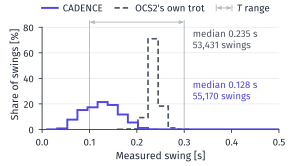

This chart was generated by the following Python code:
"""Swing-duration figure (fig:swing): measured swing durations, GaitNet vs OCS2's own trot.

Plain, comparative counterpart of the swing-duration histogram of the
predecessor thesis (images/data/swing_duration_histogram.png).

DATA CAVEAT (same as fig_gait.py, 2026-11-12). ../timming.md comes from a
SEPARATE, EARLIER evaluation run on the OCS2 benchmark worlds: one GaitNet
checkpoint of one training seed with the OCS2 IFM, and one run of OCS2's own
trot. It is NOT the set of runs behind the current Table 1 and fig_bench.py. Its
successful trials (GaitNet 549, trot 504) are asserted by gait_stats.sanity().
Captions and prose must call this a separate evaluation run.
PROVENANCE FLAG (review, 2026-11-12): 549/600 = 91.5 % and 504/600 = 84.0 %,
and the per-cell counts reproduce every superseded Table 1 entry ("was 91.5",
"was 84.0", 96.3/86.7/86.5, 88.7/79.3/71.5 in constants.tex). So this file is
most likely the superseded single-seed Table 1 run. Table 1 now reports
67.8 % for the same deterministic trot; that gap is unexplained. Do NOT print
the per-arm trial counts (above all the trot's 504, used nowhere in the
paper) in the caption until the author has explained it.

What is plotted (definitions from gait_stats.py; read its header):
  * swing_s of the COUNTED swings only, successful trials only. counted ==
    True exactly when field_entry_s <= touchdown_s <= 20 s, and field_entry_s
    is when the REAR feet reach the void field. So: swings that END after
    the rear feet reach the field, within the 20 s trial (front-foot swings
    that land on the field earlier are not counted).
  * swing_s is a MEASURED swing (foot-height detector on simulator ground
    truth), not the commanded swing time T. The trot measures 0.235 s
    (\\corlGaitTrotSwingMeasured) against its scheduled 0.3 s, so measured
    swings are shorter than commanded ones and the T range marker (commanded
    limits \\corlSwingDurationMin, \\corlSwingDurationMax) is a reference, not
    a bound on the measured values. Only the GaitNet-vs-trot comparison
    carries meaning.
  * Step-style line histograms, each bin in % of ALL of the arm's counted
    swings; swings beyond X_MAX are in the denominator but off the axis
    (printed below for the caption).

BINS (aliasing). Lift-off and touchdown times are samples of a logger with
about 21 ms spacing (gait_stats.py header: median 21 ms, 20-34 ms, varying
within a trial), so measured swings cluster at whole multiples of the sample
spacing (GaitNet: 42, 63, 85, 106, 127, 149 ... ms; trot: 213, 235, 256 ms).
10 ms bins would alias against that grid (alternate bins empty or holding a
whole cluster). Here the spacing DELTA is fitted to the data (the spacing that
minimises the median distance of all counted swings to their nearest
multiple), and the bin edges sit half-way between multiples, (k + 1/2) DELTA,
so each bin holds exactly one cluster: one bin per number of log samples. The
grid is approximate (the spacing varies within a trial), so the script asserts
that only a small share of swings lies within 3 ms of a bin edge.

Independent check: medians and counts are recomputed from a bare
pd.read_csv of the data file (no gait_stats code) and asserted equal.

Design rules (user, 2026-11-03): no error bars, whiskers, bands or heatmaps;
plain lines with the values printed; at most about four short labels.
Style (rcParams, colours, line styles, layout check) copied from fig_gait.py.

LEGEND (author, 2026-11-13: "add legend all the figure"). One row in the top
margin, above the axes, in the paper's common legend style: solid indigo line
= GaitNet, dashed grey line = OCS2's own trot, light dimension mark = T range
(the commanded limits). The direct labels that said the same were removed:
the arm names above the two value labels and the "T range" text above the
arrow. The two value labels (median, number of counted swings) stay, in the
arm's colour. Legend text is 7.1 pt on the 74 mm canvas, i.e. 7.0 pt when
printed at 0.48\\textwidth (72.96 mm).
"T range" is the legend's only mathtext label (italic T). matplotlib's PDF
backend draws mathtext a fraction of a point above the text baseline (0.78 pt
here), so in the PDF the entry sat above the other two; the rise is read from
the mathtext parser and undone for the PDF only (see "PDF baseline" below).

Size: 74 mm x 42 mm, half of the PMLR \\textwidth (152 mm).

usage: python fig_swing.py   (writes fig_swing.pdf and fig_swing.png here)
"""
import re
import subprocess
from pathlib import Path

import matplotlib
matplotlib.use("Agg")
import matplotlib.pyplot as plt
import cadence_names  # noqa: F401  (paper name: CADENCE)
import numpy as np
import pandas as pd
from matplotlib import font_manager
from matplotlib.legend_handler import HandlerBase
from matplotlib.lines import Line2D
from matplotlib.patches import FancyArrowPatch
from matplotlib.text import Text
from matplotlib.textpath import text_to_path
from matplotlib.transforms import Bbox, ScaledTranslation

import gait_stats as gs

HERE = Path(__file__).resolve().parent

# ---------------------------------------------------------------- data
df = gs.load()
chk = gs.sanity(df)                      # also asserts 549 / 504 successful trials
_tex = (HERE.parent / "constants.tex").read_text()
_macros = dict(re.findall(r"\\newcommand\{\\(corl\w+)\}\{([^}]*)\}", _tex))
T_MIN = float(_macros["corlSwingDurationMin"])          # commanded limits [s]
T_MAX = float(_macros["corlSwingDurationMax"])
assert (T_MIN, T_MAX) == (0.1, 0.3), (T_MIN, T_MAX)
assert chk["trials"] == {"c0": int(_macros["corlGaitTrialsGaitNet"]),
                         "trot": int(_macros["corlGaitTrialsTrot"])}, chk["trials"]

SWING = {a: df[(df.arm == a) & df.counted].swing_s.to_numpy() for a in gs.ARMS}
MEDIAN = {a: float(np.median(SWING[a])) for a in gs.ARMS}
COUNT = {a: len(SWING[a]) for a in gs.ARMS}

# Independent computation: bare pandas on the raw file, counted parsed from text.
_raw = pd.read_csv(gs.DATA, dtype={"counted": str})
assert set(_raw.counted.unique()) <= {"True", "False"}, _raw.counted.unique()
_ind = _raw[_raw.counted == "True"].groupby("arm").swing_s.agg(["median", "size"])
for a in gs.ARMS:
    assert abs(_ind.loc[a, "median"] - MEDIAN[a]) < 1e-12, (a, _ind.loc[a], MEDIAN[a])
    assert int(_ind.loc[a, "size"]) == COUNT[a] == chk["field_swings"][a], (a, _ind.loc[a], COUNT[a])
# The trot's printed median must be the paper's macro.
assert f"{MEDIAN['trot']:.3f}" == _macros["corlGaitTrotSwingMeasured"], MEDIAN["trot"]

# ---------------------------------------------------------------- bins on the log's sample grid
ALL_MS = np.concatenate([SWING[a] for a in gs.ARMS]) * 1e3


def grid_residual_ms(delta_ms: float) -> float:
    """Median distance [ms] of the swings to the nearest multiple of delta_ms."""
    r = ALL_MS / delta_ms
    return float(np.median(np.abs(r - np.round(r))) * delta_ms)


_cands = np.round(np.arange(19.5, 23.0, 0.01), 2)
DELTA_FIT = min(_cands, key=lambda d: (grid_residual_ms(d), d))
DELTA_MS = round(DELTA_FIT, 1)          # one decimal is enough: 0.05 ms x 25 samples < 1.3 ms
assert 21.0 <= DELTA_MS <= 21.6, DELTA_FIT
X_MAX = 0.5                              # [s] axis end; right of T_MAX holds the labels
EDGES_MS = (np.arange(0, int(X_MAX * 1e3 / DELTA_MS) + 2) + 0.5) * DELTA_MS
assert ALL_MS.min() >= EDGES_MS[0], ALL_MS.min()          # no swing below the first edge
_near = np.min(np.abs(ALL_MS[:, None] - EDGES_MS[None, :]), axis=1) < 3.0
NEAR_EDGE = float(_near.mean())
assert NEAR_EDGE < 0.03, NEAR_EDGE      # 2026-11-12: 1.6 % of swings within 3 ms of an edge

HIST, OFF_AXIS = {}, {}
for a in gs.ARMS:
    ms = SWING[a] * 1e3
    counts, _ = np.histogram(ms, EDGES_MS)
    HIST[a] = 100 * counts / COUNT[a]                   # % of ALL counted swings
    OFF_AXIS[a] = int((ms >= X_MAX * 1e3).sum())
    # Every swing is either in a drawn bin or off the axis (beyond X_MAX).
    assert counts.sum() + int((ms >= EDGES_MS[-1]).sum()) == COUNT[a]

# ---------------------------------------------------------------- style (fig_gait.py)
for f in ("/usr/share/fonts/opentype/fira/FiraSans-Regular.otf",
          "/usr/share/fonts/opentype/fira/FiraSans-SemiBold.otf",
          "/usr/share/fonts/opentype/fira/FiraSans-Italic.otf"):
    font_manager.fontManager.addfont(f)
plt.rcParams.update({
    "font.family": "Fira Sans", "font.size": 7.5,
    "axes.labelsize": 7.5, "xtick.labelsize": 7, "ytick.labelsize": 7,
    "legend.fontsize": 7, "axes.linewidth": 0.6,
    "xtick.major.width": 0.6, "ytick.major.width": 0.6,
    "xtick.major.size": 2.5, "ytick.major.size": 2.5,
    "axes.edgecolor": "#1F2937", "axes.labelcolor": "#1F2937",
    "xtick.color": "#1F2937", "ytick.color": "#1F2937",
    "pdf.fonttype": 42,
    # Only addition to fig_gait.py's rcParams: an italic Fira T for the
    # paper's symbol T (swing time) in the "T range" label.
    "mathtext.fontset": "custom", "mathtext.it": "Fira Sans:italic",
    "mathtext.rm": "Fira Sans", "mathtext.cal": "Fira Sans",
})
INK, GRID = "#1F2937", "#E5E7EB"
INDIGO, GRAY = "#4F46E5", "#4B5563"
MARK = "#B6BCC6"                         # light T-range marker (its name is in the legend)
VALUE_PT = 7.0
HALO = dict(boxstyle="square,pad=0.1", facecolor="white", edgecolor="none")
ARM_COLOR = {"c0": INDIGO, "trot": GRAY}
# Lines as in fig_gait.py (b) and fig_sweep.py: GaitNet solid, the trot dashed and thinner.
LINE_STYLE = {"c0": dict(color=INDIGO, lw=1.4),
              "trot": dict(color=GRAY, lw=1.2, ls=(0, (3.2, 1.8)))}
XTICK_PAD = 3.5                          # pt, as in fig_gait.py
# Common legend style of the paper's figures (2026-11-13): Fira Sans, ink, no
# frame, short handles. 7.1 pt here prints as 7.0 pt: the 74 mm canvas is
# included at 0.48\textwidth = 72.96 mm.
LEGEND_PT = 7.1
LEGEND_KW = dict(frameon=False, fontsize=LEGEND_PT, labelcolor=INK, handlelength=1.6,
                 handletextpad=0.5, columnspacing=1.2, labelspacing=0.3,
                 borderpad=0.0, borderaxespad=0.0)
LEGEND_GAP_MM = 1.4                      # legend bottom above the axes top
# The T-range dimension mark (two verticals and a double-headed arrow), used
# for the drawn mark and for its legend handle.
T_ARROW = "<|-|>,head_length=0.35,head_width=0.13"
T_ARROW_SCALE = 7.5                      # pt; annotate()'s default (font.size)

# ---------------------------------------------------------------- layout [mm]
MM = 1 / 25.4
FIG_W, FIG_H = 74.0, 42.0                # half \textwidth
TOP, BOTTOM, LEFT, RIGHT = 5.0, 9.0, 10.5, 3.0
fig = plt.figure(figsize=(FIG_W * MM, FIG_H * MM))
ax = fig.add_axes([LEFT / FIG_W, BOTTOM / FIG_H,
                   (FIG_W - LEFT - RIGHT) / FIG_W, (FIG_H - TOP - BOTTOM) / FIG_H])

# ---------------------------------------------------------------- histograms
# The trot's peak bin (71 %) needs the y ticks and spine to run to 80 (with
# fig_gait.py (b)'s 0-60 it read as clipped); the T-range dimension arrow sits
# above the 80 grid line.
Y_TOP_TICK = 80
Y_MAX = 86.0
for a in ("trot", "c0"):                 # GaitNet on top
    share = HIST[a]
    nz = np.flatnonzero(share)
    i0, i1 = nz[0], nz[-1] + 1           # draw only the bins that hold swings
    ax.stairs(share[i0:i1], EDGES_MS[i0:i1 + 1] / 1e3, baseline=0, fill=False,
              zorder=3 if a == "c0" else 2, **LINE_STYLE[a])

# Commanded swing-time range [T_MIN, T_MAX]: two light verticals and a
# double-headed dimension arrow between them above the data and the 80 grid
# line (it must clear the trot's 71 % bin). A plain top bar instead of the
# arrow read as a box.
Y_BRACKET = 84.0
assert max(HIST["trot"].max(), HIST["c0"].max()) < Y_TOP_TICK - 5, "peak too close to the arrow"
for x in (T_MIN, T_MAX):
    ax.plot([x, x], [0, Y_BRACKET + 1.5], color=MARK, lw=0.7, zorder=1, solid_capstyle="butt")
ax.annotate("", xy=(T_MIN, Y_BRACKET), xytext=(T_MAX, Y_BRACKET), annotation_clip=False,
            arrowprops=dict(arrowstyle=T_ARROW, mutation_scale=T_ARROW_SCALE, color=MARK,
                            lw=0.7, shrinkA=0, shrinkB=0))
# The mark is named in the legend ("T range"), not on the plot.

ax.set_xlim(0, X_MAX)
ax.set_xticks(np.arange(0, X_MAX + 1e-9, 0.1))
ax.set_ylim(0, Y_MAX)
ax.set_yticks(range(0, Y_TOP_TICK + 1, 20))
ax.spines["left"].set_bounds(0, Y_TOP_TICK)
ax.spines[["top", "right"]].set_visible(False)
for g in range(20, Y_TOP_TICK + 1, 20):
    ax.axhline(g, color=GRID, lw=0.5, zorder=0)
ax.set_xlabel("Measured swing [s]", labelpad=2)
ax.set_ylabel("Share of swings [%]", labelpad=2)
ax.tick_params(axis="x", pad=XTICK_PAD)

# One value label per arm, in the arm's colour, right of the T_MAX line
# (x [s], top [%]). The legend names the arms, so the labels carry values only.
LABEL = {"trot": (0.318, 78.5), "c0": (0.318, 38.5)}   # ~17 % tall: between two grid lines
for a in ("trot", "c0"):
    ax.text(*LABEL[a], f"median {MEDIAN[a]:.3f} s\n{COUNT[a]:,} swings",
            ha="left", va="top", fontsize=VALUE_PT, color=ARM_COLOR[a],
            linespacing=1.15, zorder=4, bbox=HALO)
assert len([t for t in ax.texts if t.get_text().strip()]) == 2   # two value labels, no names


# ---------------------------------------------------------------- legend
class TRange:
    """Legend proxy of the T-range dimension mark."""


class HandlerTRange(HandlerBase):
    """Draws the mark small: two light verticals and the double-headed arrow."""

    def create_artists(self, legend, orig_handle, xdescent, ydescent, width, height, fontsize,
                       trans):
        x0, x1 = -xdescent, width - xdescent
        y0, y1 = -ydescent, height - ydescent
        arts = [Line2D([x, x], [y0, y1], color=MARK, lw=0.7, solid_capstyle="butt")
                for x in (x0, x1)]
        arts.append(FancyArrowPatch((x0, (y0 + y1) / 2), (x1, (y0 + y1) / 2), arrowstyle=T_ARROW,
                                    mutation_scale=T_ARROW_SCALE, color=MARK, lw=0.7,
                                    shrinkA=0, shrinkB=0))
        for a in arts:
            a.set_transform(trans)
        return arts


# One row in the top margin, starting at the y axis. Handles repeat the drawn
# marks: the two step lines and the T-range mark.
legend = fig.legend(handles=[Line2D([], [], **LINE_STYLE["c0"]), Line2D([], [], **LINE_STYLE["trot"]),
                             TRange()],
                    labels=["GaitNet", "OCS2's own trot", "$T$ range"], ncol=3, loc="lower left",
                    bbox_to_anchor=(LEFT / FIG_W, (FIG_H - TOP + LEGEND_GAP_MM) / FIG_H),
                    handler_map={TRange: HandlerTRange()}, **LEGEND_KW)


# ---------------------------------------------------------------- layout checks
def layout_problems(fig, ax):
    """Text outside the canvas or too small, text on text, labels on drawn lines.

    As fig_gait.py, but labels are tested against the drawn paths (sampled
    densely), not against the bounding boxes of the step lines, which span
    the whole axis."""
    fig.canvas.draw()
    r = fig.canvas.get_renderer()
    texts = [t for t in fig.findobj(Text) if t.get_visible() and t.get_text().strip()]

    def extent(t):
        b, patch = t.get_window_extent(r), t.get_bbox_patch()
        return Bbox.union([b, patch.get_window_extent(r)]) if patch else b

    boxes = [(t, extent(t)) for t in texts]
    out, canvas = [], fig.bbox
    for t, b in boxes:
        if not (b.x0 >= canvas.x0 and b.y0 >= canvas.y0 and b.x1 <= canvas.x1 and b.y1 <= canvas.y1):
            out.append(f"outside canvas: {t.get_text()!r}")
        if t.get_fontsize() < 7:
            out.append(f"font below 7 pt: {t.get_text()!r}")
    for i, (t, b) in enumerate(boxes):
        for t2, b2 in boxes[i + 1:]:
            if b.overlaps(b2):
                out.append(f"text overlap: {t.get_text()!r} / {t2.get_text()!r}")
    # Drawn paths in display coordinates: step lines, T-range lines, visible spines.
    paths = []
    for art in list(ax.patches) + [l for l in ax.lines if l.get_color() != GRID]:
        v = art.get_transform().transform(art.get_path().vertices)
        paths.append(v)
    for s in ax.spines.values():
        if s.get_visible():
            paths.append(s.get_transform().transform(s.get_path().vertices))
    clip = ax.get_window_extent(r)
    for t in (t for t in ax.texts if t.get_text().strip()):
        b = extent(t)
        for v in paths:
            for p, q in zip(v[:-1], v[1:]):
                pts = p + np.linspace(0, 1, 200)[:, None] * (q - p)
                inside_ax = ((pts[:, 0] >= clip.x0 - 1) & (pts[:, 0] <= clip.x1 + 1)
                             & (pts[:, 1] >= clip.y0 - 1) & (pts[:, 1] <= clip.y1 + 1))
                hit = ((pts[:, 0] >= b.x0) & (pts[:, 0] <= b.x1)
                       & (pts[:, 1] >= b.y0) & (pts[:, 1] <= b.y1) & inside_ax)
                if hit.any():
                    out.append(f"label on data: {t.get_text()!r}")
                    break
    # The legend: three entries, inside the canvas, wholly above the axes (so
    # it covers no line, value label or the T-range mark) and no wider than them.
    lg = legend.get_window_extent(r)
    if len(legend.get_texts()) != 3:
        out.append("legend must have three entries")
    if not (lg.x0 >= canvas.x0 and lg.y0 >= canvas.y0 and lg.x1 <= canvas.x1 and lg.y1 <= canvas.y1):
        out.append("legend outside the canvas")
    if lg.y0 < clip.y1 + 0.5 / 25.4 * fig.dpi:
        out.append("legend reaches into the axes")
    if lg.x0 < clip.x0 - 1 or lg.x1 > clip.x1 + 1:
        out.append("legend wider than the axes")
    return sorted(set(out))


problems = layout_problems(fig, ax)
for p in problems:
    print("LAYOUT:", p)
assert not problems, "layout problems, see above"

fig.savefig(HERE / "fig_swing.png", dpi=300)


# ---------------------------------------------------------------- PDF baseline of "T range"
def pdf_mathtext_rise_pt(text: Text) -> float:
    """Height [pt] by which matplotlib's PDF backend draws a mathtext Text above its baseline.

    The backend parses the string at 72 dpi; the parser rounds the box height h
    [pt] up to a whole point and puts the glyphs ceil(h) - h above the baseline
    (_mathtext.Output.to_vector; RendererPdf.draw_mathtext, "TODO: fix
    positioning"). Agg rounds to pixels instead, so the PNG and the layout
    check are not affected."""
    glyphs = text_to_path.mathtext_parser.parse(text.get_text(), 72,
                                                text.get_fontproperties()).glyphs
    rises = {round(float(oy), 6) for _font, _size, _num, _ox, oy in glyphs}
    assert len(rises) == 1, rises        # one baseline: no sub- or superscripts
    return rises.pop()


# Lower the label by that rise, for the PDF only (the PNG is already saved).
# Verified with matplotlib 3.10.7 on a 600 dpi render of the PDF: the cap tops
# of C, O and T are on one pixel row.
VERIFIED_MPL = "3.10.7"
t_range = legend.get_texts()[2]
assert t_range.get_text() == "$T$ range", t_range.get_text()
PDF_RISE_PT = pdf_mathtext_rise_pt(t_range)
assert 0.0 <= PDF_RISE_PT < 1.0, PDF_RISE_PT
t_range.set_transform(t_range.get_transform()
                      + ScaledTranslation(0, -PDF_RISE_PT / 72, fig.dpi_scale_trans))
print(f"PDF: 'T range' lowered by {PDF_RISE_PT:.2f} pt (mathtext baseline of the PDF backend)")
if matplotlib.__version__ != VERIFIED_MPL:
    print(f"note: baseline correction verified with matplotlib {VERIFIED_MPL}, this is "
          f"{matplotlib.__version__}; compare 'T range' with the other legend entries in the PDF")

raw = HERE / "fig_swing.raw.pdf"
fig.savefig(raw)
try:
    subprocess.run(["inkscape", str(raw), "--export-type=pdf", "--export-text-to-path",
                    "-o", str(HERE / "fig_swing.pdf")], check=True, capture_output=True)
    raw.unlink()
except (FileNotFoundError, subprocess.CalledProcessError) as e:
    raw.rename(HERE / "fig_swing.pdf")
    print("inkscape failed, kept matplotlib PDF:", e)
print("wrote", HERE / "fig_swing.pdf")

# ---------------------------------------------------------------- numbers for the caption
print(f"log sample spacing fitted {DELTA_FIT:.2f} ms -> bins {DELTA_MS} ms, edges at "
      f"(k + 1/2) x {DELTA_MS} ms; {100 * NEAR_EDGE:.2f} % of swings within 3 ms of an edge")
print(f"trials (successful): {chk['trials']}")
for a in gs.ARMS:
    s = SWING[a]
    print(f"{gs.ARM_NAME[a]}: {COUNT[a]} counted swings, median {MEDIAN[a]:.4f} s, "
          f"IQR {np.quantile(s, .25):.3f}-{np.quantile(s, .75):.3f} s, "
          f"< {T_MIN} s {100 * (s < T_MIN).mean():.1f} %, > {T_MAX} s {int((s > T_MAX).sum())}, "
          f"off axis (>= {X_MAX} s) {OFF_AXIS[a]}, max {s.max():.3f} s")
    nz = np.flatnonzero(HIST[a])
    print("    bins [%] (centre ms: share):",
          " ".join(f"{(k + 1) * DELTA_MS:.0f}:{HIST[a][k]:.1f}" for k in range(nz[0], nz[-1] + 1)))

# Proposed constants.tex lines for the caption's new numbers (the author adds
# them; this script does not edit .tex files).
print("% ---- fig:swing (figures/fig_swing.py, from ../timming.md, counted swings)")
print(f"\\newcommand{{\\corlGaitSwingMedian}}{{{MEDIAN['c0']:.3f}}}  "
      f"% GaitNet measured swing, median [s] ({MEDIAN['c0']:.4f})")
print(f"\\newcommand{{\\corlGaitSwingsGaitNet}}{{{COUNT['c0']:,}}}".replace(",", "{,}")
      + "  % counted swings, GaitNet")
print(f"\\newcommand{{\\corlGaitSwingsTrot}}{{{COUNT['trot']:,}}}".replace(",", "{,}")
      + "  % counted swings, trot")
print(f"\\newcommand{{\\corlGaitSwingBinMs}}{{{DELTA_MS}}}  "
      f"% bin width = fitted log sample spacing ({DELTA_FIT:.2f} ms)")
print(f"\\newcommand{{\\corlGaitSwingOffAxis}}{{{OFF_AXIS['c0']}}}  "
      f"% GaitNet swings >= {X_MAX} s, off the axis (trot {OFF_AXIS['trot']})")
